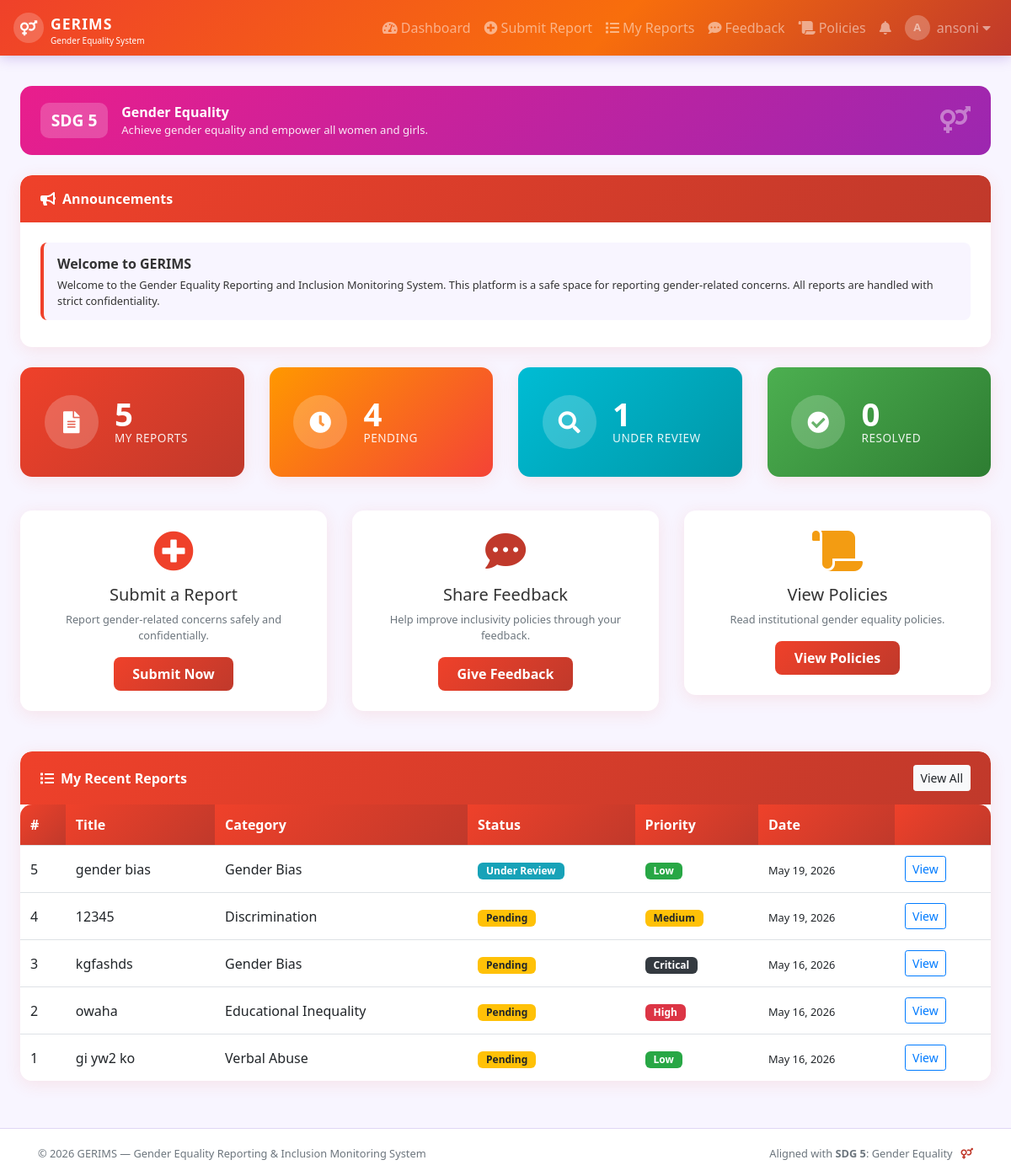
Page /dashboard.php (signed in) on the committed database.
### tables this page shows
CREATE TABLE `announcements` (
  `announcement_id` int(11) NOT NULL,
  `admin_id` int(11) NOT NULL,
  `title` varchar(150) NOT NULL,
  `content` text NOT NULL,
  `audience` enum('all','users','admins') DEFAULT 'all',
  `is_active` tinyint(1) DEFAULT 1,
  `created_at` timestamp NOT NULL DEFAULT current_timestamp(),
  `expires_at` datetime DEFAULT NULL
);

CREATE TABLE `reports` (
  `report_id` int(11) NOT NULL,
  `user_id` int(11) NOT NULL,
  `category_id` int(11) NOT NULL,
  `title` varchar(150) NOT NULL,
  `description` text NOT NULL,
  `location` varchar(150) DEFAULT NULL,
  `incident_date` date DEFAULT NULL,
  `is_anonymous` tinyint(1) DEFAULT 0,
  `status` enum('pending','under_review','resolved','dismissed') DEFAULT 'pending',
  `priority` enum('low','medium','high','critical') DEFAULT 'medium',
  `created_at` timestamp NOT NULL DEFAULT current_timestamp(),
  `updated_at` timestamp NOT NULL DEFAULT current_timestamp() ON UPDATE current_timestamp()
);

CREATE TABLE `categories` (
  `category_id` int(11) NOT NULL,
  `category_name` varchar(80) NOT NULL,
  `description` text DEFAULT NULL,
  `icon` varchar(50) DEFAULT 'fa-flag',
  `created_at` timestamp NOT NULL DEFAULT current_timestamp()
);

### dashboard.php (the view, shortened to what this page needs)
<?php
require_once 'includes/config.php';
$uid = $_SESSION['user_id'];
$role = $_SESSION['role'];
if ($role === 'admin') {
    $total_reports   = $conn->query("SELECT COUNT(*) as c FROM reports")->fetch_assoc()['c'];
    $pending         = $conn->query("SELECT COUNT(*) as c FROM reports WHERE status='pending'")->fetch_assoc()['c'];
    $under_review    = $conn->query("SELECT COUNT(*) as c FROM reports WHERE status='under_review'")->fetch_assoc()['c'];
    $resolved        = $conn->query("SELECT COUNT(*) as c FROM reports WHERE status='resolved'")->fetch_assoc()['c'];
    $total_users     = $conn->query("SELECT COUNT(*) as c FROM users WHERE role='user'")->fetch_assoc()['c'];
    $total_feedback  = $conn->query("SELECT COUNT(*) as c FROM feedbacks")->fetch_assoc()['c'];
    $cat_data = $conn->query("SELECT c.category_name, COUNT(r.report_id) as cnt
        FROM categories c LEFT JOIN reports r ON c.category_id = r.category_id
        GROUP BY c.category_id ORDER BY cnt DESC");
    $recent_reports = $conn->query("SELECT r.*, u.full_name, c.category_name
        FROM reports r JOIN users u ON r.user_id=u.user_id
        JOIN categories c ON r.category_id=c.category_id
        ORDER BY r.created_at DESC LIMIT 8");
} else {
    $my_total    = $conn->query("SELECT COUNT(*) as c FROM reports WHERE user_id=$uid")->fetch_assoc()['c'];
    $my_pending  = $conn->query("SELECT COUNT(*) as c FROM reports WHERE user_id=$uid AND status='pending'")->fetch_assoc()['c'];
    $my_resolved = $conn->query("SELECT COUNT(*) as c FROM reports WHERE user_id=$uid AND status='resolved'")->fetch_assoc()['c'];
    $my_review   = $conn->query("SELECT COUNT(*) as c FROM reports WHERE user_id=$uid AND status='under_review'")->fetch_assoc()['c'];
    $recent_reports = $conn->query("SELECT r.*, c.category_name
        FROM reports r JOIN categories c ON r.category_id=c.category_id
        WHERE r.user_id=$uid ORDER BY r.created_at DESC LIMIT 5");
    $announcements = $conn->query("SELECT * FROM announcements WHERE is_active=1 AND (audience='all' OR audience='users') AND (expires_at IS NULL OR expires_at > NOW()) ORDER BY created_at DESC LIMIT 3");
}
include 'includes/header.php';
?>
<div class="container-fluid px-4">
    <div class="sdg-banner">
        <div class="sdg-badge">SDG 5</div>
        <div>
            <strong>Gender Equality</strong>
            <div style="font-size:0.82rem;opacity:0.9">Achieve gender equality and empower all women and girls.</div>
        </div>
        <div class="ml-auto text-right d-none d-md-block">
            <i class="fas fa-venus-mars fa-2x" style="opacity:0.4"></i>
        </div>
    </div>
    <?php if ($role === 'admin'): ?>
    <div class="row">
        <div class="col-6 col-md-4 col-lg-2">
            <div class="stat-card bg-gradient-primary">
                <div class="stat-icon"><i class="fas fa-file-alt"></i></div>
                <div><div class="stat-num"><?= $total_reports ?></div><div class="stat-label">Total Reports</div></div>
            </div>
        </div>
        <div class="col-6 col-md-4 col-lg-2">
            <div class="stat-card bg-gradient-orange">
                <div class="stat-icon"><i class="fas fa-clock"></i></div>
                <div><div class="stat-num"><?= $pending ?></div><div class="stat-label">Pending</div></div>
            </div>
        </div>
        <div class="col-6 col-md-4 col-lg-2">
            <div class="stat-card bg-gradient-teal">
                <div class="stat-icon"><i class="fas fa-search"></i></div>
                <div><div class="stat-num"><?= $under_review ?></div><div class="stat-label">Under Review</div></div>
            </div>
        </div>
        <div class="col-6 col-md-4 col-lg-2">
            <div class="stat-card bg-gradient-green">
                <div class="stat-icon"><i class="fas fa-check-circle"></i></div>
                <div><div class="stat-num"><?= $resolved ?></div><div class="stat-label">Resolved</div></div>
            </div>
        </div>
        <div class="col-6 col-md-4 col-lg-2">
            <div class="stat-card bg-gradient-pink">
                <div class="stat-icon"><i class="fas fa-users"></i></div>
                <div><div class="stat-num"><?= $total_users ?></div><div class="stat-label">Users</div></div>
            </div>
        </div>
        <div class="col-6 col-md-4 col-lg-2">
            <div class="stat-card" style="background:linear-gradient(135deg,#607d8b,#455a64)">
                <div class="stat-icon"><i class="fas fa-comment-dots"></i></div>
                <div><div class="stat-num"><?= $total_feedback ?></div><div class="stat-label">Feedback</div></div>
            </div>
        </div>
    </div>
    <div class="row mt-2">
        <div class="col-md-4">
            <div class="gerims-card">
                <div class="card-header"><i class="fas fa-chart-pie mr-2"></i>Reports by Category</div>
                <div class="card-body p-0">
                    <table class="table table-sm mb-0">
                        <tbody>
                        <?php while($c = $cat_data->fetch_assoc()): ?>
                        <tr>
                            <td><?= htmlspecialchars($c['category_name']) ?></td>
                            <td><span class="badge badge-primary"><?= $c['cnt'] ?></span></td>
                        </tr>
                        <?php endwhile; ?>
                        </tbody>
                    </table>
                </div>
            </div>
        </div>
        <div class="col-md-8">
            <div class="gerims-card">
                <div class="card-header d-flex justify-content-between align-items-center">
                    <span><i class="fas fa-list mr-2"></i>Recent Reports</span>
                    <a href="admin/reports.php" class="btn btn-sm btn-light">View All</a>
                </div>
                <div class="card-body p-0">
                    <div class="table-responsive">
                    <table class="table table-hover mb-0 gerims-table">
                        <thead><tr><th>#</th><th>Title</th><th>Category</th><th>Reporter</th><th>Status</th><th>Priority</th><th>Date</th></tr></thead>
                        <tbody>
                        <?php while($r = $recent_reports->fetch_assoc()): ?>
                        <tr onclick="location.href='admin/view_report.php?id=<?= $r['report_id'] ?>'" style="cursor:pointer">
                            <td><?= $r['report_id'] ?></td>
                            <td><?= $r['is_anonymous'] ? '<em class="text-muted">Anonymous</em>' : htmlspecialchars(substr($r['title'],0,30)) ?></td>
                            <td><?= htmlspecialchars($r['category_name']) ?></td>
                            <td><?= $r['is_anonymous'] ? '—' : htmlspecialchars($r['full_name']) ?></td>
                            <td><?= statusBadge($r['status']) ?></td>
                            <td><?= priorityBadge($r['priority']) ?></td>
                            <td><small><?= date('M d, Y', strtotime($r['created_at'])) ?></small></td>
                        </tr>
                        <?php endwhile; ?>
                        </tbody>
                    </table>
                    </div>
                </div>
            </div>
        </div>
    </div>
    <?php else: ?>
    <?php if ($announcements->num_rows > 0): ?>
    <div class="gerims-card">
        <div class="card-header"><i class="fas fa-bullhorn mr-2"></i>Announcements</div>
        <div class="card-body">
            <?php while($a = $announcements->fetch_assoc()): ?>
            <div class="announcement-alert">
                <strong><?= htmlspecialchars($a['title']) ?></strong>
                <p class="mb-0 small mt-1"><?= nl2br(htmlspecialchars($a['content'])) ?></p>
            </div>
            <?php endwhile; ?>
        </div>
    </div>
    <?php endif; ?>
    <div class="row">
        <div class="col-6 col-md-3">
            <div class="stat-card bg-gradient-primary">
                <div class="stat-icon"><i class="fas fa-file-alt"></i></div>
                <div><div class="stat-num"><?= $my_total ?></div><div class="stat-label">My Reports</div></div>
            </div>
        </div>
        <div class="col-6 col-md-3">
            <div class="stat-card bg-gradient-orange">
                <div class="stat-icon"><i class="fas fa-clock"></i></div>
                <div><div class="stat-num"><?= $my_pending ?></div><div class="stat-label">Pending</div></div>
            </div>
        </div>
        <div class="col-6 col-md-3">
            <div class="stat-card bg-gradient-teal">
                <div class="stat-icon"><i class="fas fa-search"></i></div>
                <div><div class="stat-num"><?= $my_review ?></div><div class="stat-label">Under Review</div></div>
            </div>
        </div>
        <div class="col-6 col-md-3">
            <div class="stat-card bg-gradient-green">
                <div class="stat-icon"><i class="fas fa-check-circle"></i></div>
                <div><div class="stat-num"><?= $my_resolved ?></div><div class="stat-label">Resolved</div></div>
            </div>
        </div>
    </div>
        <div class="row mt-4">
            <div class="col-md-4">
                <div class="gerims-card quick-action-card text-center p-4">
                    <div class="quick-action-icon" style="color:var(--primary)">
                        <i class="fas fa-plus-circle fa-3x mb-3"></i>
                    </div>
                    <h5>Submit a Report</h5>
                    <p class="text-muted small mb-3">Report gender-related concerns safely and confidentially.</p>
                    <a href="submit_report.php" class="btn btn-gerims">Submit Now</a>
                </div>
            </div>
            <div class="col-md-4">
                <div class="gerims-card quick-action-card text-center p-4">
                    <div class="quick-action-icon" style="color:var(--secondary)">
                        <i class="fas fa-comment-dots fa-3x mb-3"></i>
                    </div>
                    <h5>Share Feedback</h5>
                    <p class="text-muted small mb-3">Help improve inclusivity policies through your feedback.</p>
                    <a href="feedback.php" class="btn btn-gerims">Give Feedback</a>
                </div>
            </div>
            <div class="col-md-4">
                <div class="gerims-card quick-action-card text-center p-4">
                    <div class="quick-action-icon" style="color:var(--accent)">
                        <i class="fas fa-scroll fa-3x mb-3"></i>
                    </div>
                    <h5>View Policies</h5>
                    <p class="text-muted small mb-3">Read institutional gender equality policies.</p>
                    <a href="policies.php" class="btn btn-gerims">View Policies</a>
                </div>
            </div>
        </div>
        <br>
    <div class="gerims-card">
        <div class="card-header d-flex justify-content-between align-items-center">
            <span><i class="fas fa-list mr-2"></i>My Recent Reports</span>
            <a href="my_reports.php" class="btn btn-sm btn-light">View All</a>
        </div>
        <div class="card-body p-0">
            <?php if ($recent_reports->num_rows === 0): ?>
            <div class="text-center py-4 text-muted">
                <i class="fas fa-inbox fa-2x mb-2"></i><br>No reports yet.
            </div>
            <?php else: ?>
            <div class="table-responsive">
            <table class="table table-hover mb-0 gerims-table">
                <thead><tr><th>#</th><th>Title</th><th>Category</th><th>Status</th><th>Priority</th><th>Date</th><th></th></tr></thead>
                <tbody>
                <?php while($r = $recent_reports->fetch_assoc()): ?>
                <tr>
                    <td><?= $r['report_id'] ?></td>
                    <td><?= htmlspecialchars(substr($r['title'],0,35)) ?></td>
                    <td><?= htmlspecialchars($r['category_name']) ?></td>
                    <td><?= statusBadge($r['status']) ?></td>
                    <td><?= priorityBadge($r['priority']) ?></td>
                    <td><small><?= date('M d, Y', strtotime($r['created_at'])) ?></small></td>
                    <td><a href="view_report.php?id=<?= $r['report_id'] ?>" class="btn btn-sm btn-outline-primary">View</a></td>
                </tr>
                <?php endwhile; ?>
                </tbody>
            </table>
            </div>
            <?php endif; ?>
        </div>
    </div>
    <?php endif; ?>
</div>
<?php include 'includes/footer.php'; ?>

### includes/config.php (shortened to what this page needs)
<?php
function statusBadge($status) {
    $map = [
        'pending'      => ['warning',  'Pending'],
        'under_review' => ['info',     'Under Review'],
        'resolved'     => ['success',  'Resolved'],
        'dismissed'    => ['secondary','Dismissed'],
    ];
    $s = $map[$status] ?? ['secondary', ucfirst($status)];
    return "<span class='badge badge-{$s[0]}'>{$s[1]}</span>";
}
function priorityBadge($p) {
    $map = ['low'=>'success','medium'=>'warning','high'=>'danger','critical'=>'dark'];
    $cl = $map[$p] ?? 'secondary';
    return "<span class='badge badge-{$cl}'>".ucfirst($p)."</span>";
}
?>

### rows in the picture
announcements: title "Welcome to GERIMS", content "Welcome to the Gender Equality Reporting and Inclusion Monitoring System. This platform is a safe space for reporting gender-related concerns. All reports are handled with strict confidentiality."
reports: report_id "5", title "gender bias", category.category_name "Gender Bias", status "Under Review", priority "Low", created_at "May 19, 2026"
reports: report_id "4", title "12345", category.category_name "Discrimination", status "Pending", priority "Medium", created_at "May 19, 2026"
reports: report_id "3", title "kgfashds", category.category_name "Gender Bias", status "Pending", priority "Critical", created_at "May 16, 2026"
reports: report_id "2", title "owaha", category.category_name "Educational Inequality", status "Pending", priority "High", created_at "May 16, 2026"
reports: report_id "1", title "gi yw2 ko", category.category_name "Verbal Abuse", status "Pending", priority "Low", created_at "May 16, 2026"

### other values in the picture
substr($user_name,0,1) "A"
explode(' ',$user_name)[0] "ansoni"
$my_total "5"
$my_pending "4"
$my_review "1"
$my_resolved "0"
SITE_FULL_NAME "Gender Equality Reporting & Inclusion Monitoring System"
